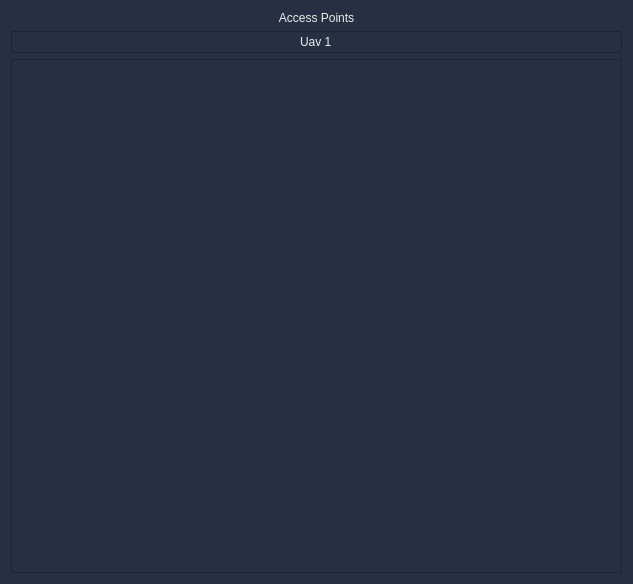
<?xml version="1.0" encoding="UTF-8"?>
<ui version="4.0">
 <class>AccessPointsMenuWidget</class>
 <widget class="QWidget" name="AccessPointsMenuWidget">
  <property name="windowModality">
   <enum>Qt::ApplicationModal</enum>
  </property>
  <property name="geometry">
   <rect>
    <x>0</x>
    <y>0</y>
    <width>633</width>
    <height>584</height>
   </rect>
  </property>
  <property name="windowTitle">
   <string>Access Points Menu</string>
  </property>
  <property name="autoFillBackground">
   <bool>false</bool>
  </property>
  <property name="styleSheet">
   <string notr="true">background-color: rgb(39, 47, 66);
color: rgb(236, 236, 236);
/*border-radius: 5px;*/</string>
  </property>
  <layout class="QGridLayout" name="gridLayout_2">
   <item row="0" column="0">
    <widget class="QLabel" name="uavAccespointsLabel">
     <property name="text">
      <string>Access Points</string>
     </property>
     <property name="alignment">
      <set>Qt::AlignCenter</set>
     </property>
    </widget>
   </item>
   <item row="1" column="0">
    <widget class="QLineEdit" name="uavNameLineEdit">
     <property name="text">
      <string>Uav 1</string>
     </property>
     <property name="alignment">
      <set>Qt::AlignCenter</set>
     </property>
    </widget>
   </item>
   <item row="2" column="0">
    <widget class="QScrollArea" name="scrollArea">
     <property name="horizontalScrollBarPolicy">
      <enum>Qt::ScrollBarAlwaysOff</enum>
     </property>
     <property name="widgetResizable">
      <bool>true</bool>
     </property>
     <widget class="QWidget" name="scrollAreaWidgetContents">
      <property name="geometry">
       <rect>
        <x>0</x>
        <y>0</y>
        <width>613</width>
        <height>508</height>
       </rect>
      </property>
      <layout class="QGridLayout" name="gridLayout">
       <item row="0" column="0">
        <layout class="QVBoxLayout" name="AccessPointMenuLayout">
         <property name="spacing">
          <number>6</number>
         </property>
         <property name="sizeConstraint">
          <enum>QLayout::SetDefaultConstraint</enum>
         </property>
         <item>
          <spacer name="verticalSpacer">
           <property name="orientation">
            <enum>Qt::Vertical</enum>
           </property>
           <property name="sizeHint" stdset="0">
            <size>
             <width>17</width>
             <height>37</height>
            </size>
           </property>
          </spacer>
         </item>
        </layout>
       </item>
      </layout>
     </widget>
    </widget>
   </item>
  </layout>
 </widget>
 <resources/>
 <connections/>
</ui>
